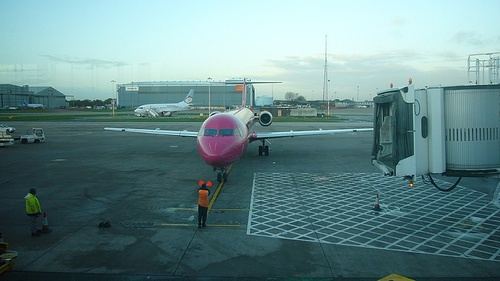
%> input picture Code/cluster/2007_000032.jpg, 500 x 281 px
$ octave newtestregionprops.m   (GNU Octave 9; MATLAB toolbox functions it lacks are replaced by stand-ins)
%> lines starting %> are read from the running program, lines starting %| are printed output that depends on the picture; in (x1, y1, x2, y2) boxes, pixels count from 0 and x2, y2 are one past the last pixel; in counts of white or black regions, pixels touching at a corner belong together; the program's own positions count from 1
img1=imread('2007_000032.jpg');
%> img1 is the input picture: size 281x500x3 uint8; mean R, G, B 102, 135.5, 136.9
thresh=graythresh(img1);
%> thresh = 0.565
img1=im2bw(img1,thresh);
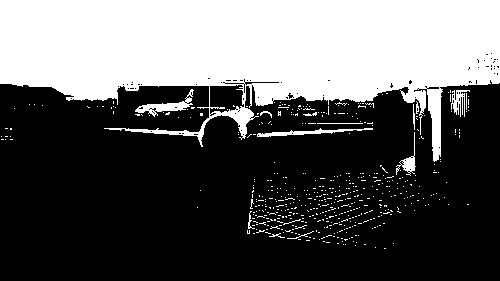
%> img1: size 281x500 logical; 35.9% white; 510 white regions (496 under 20 px), largest, box (x1, y1, x2, y2) and area: (0, 0, 500, 162) 47764, (135, 89, 194, 117) 449, (257, 128, 373, 137) 356
figure;imshow(img1);
A=imcomplement(img1);
%> A: size 281x500 logical; 64.1% white; 510 black regions (496 under 20 px)
m2=[0 1 0;
    1 1 1;
    0 1 0];
L=bwlabel(A,8);
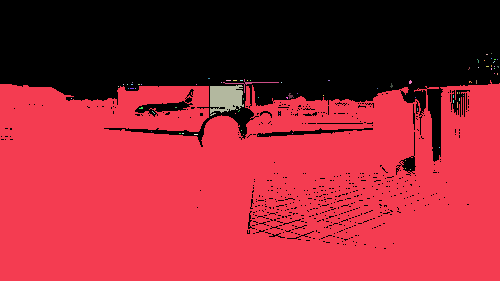
%> L: size 281x500 double; 81 distinct labels, from 0 to 80; one colour per label, 0 black
STATS=regionprops(L,'BoundingBox');
%> STATS = 80 regions; largest, box (x1, y1, x2, y2): (0, 80, 500, 281), (210, 85, 244, 116), (223, 79, 279, 93), (288, 93, 294, 99), (390, 83, 393, 88)
m=size(STATS,1);
%> m = 80
xx=17;%这个用来表示连通域外接矩形的长款大小，相当于渔网的大小，孔越大，小鱼越少。
a=1;
b=1;
c=1;
r=1;
img2=A;
s=1.1;
for i=1:m
    c=STATS(i).BoundingBox(3);
    r=STATS(i).BoundingBox(4);
% [4 lines of commented-out code are left out]
    if c<=xx && r<=xx
        a=ceil(STATS(i).BoundingBox(1));
        b=ceil(STATS(i).BoundingBox(2));
        img2(b:(b+r-1),a:(a+c-1))=zeros(r,c);
% [4 lines of commented-out code are left out]
     end
end
%> this loop made 80 passes
%> (c, r, a, b) on passes 2 to 13: (1, 1, 72, 99), (1, 1, 119, 87), (1, 1, 124, 85), (1, 1, 128, 85), (1, 1, 129, 89), (4, 1, 131, 89), (2, 1, 132, 85), (1, 1, 133, 83), (1, 1, 136, 89), (2, 1, 139, 85), (4, 2, 140, 108), (1, 1, 142, 85)
%> (c, r) on passes 1, 22, 24: (500, 201), (34, 31), (56, 14)
%> img2: size 281x500 logical; 63.9% white; 510 black regions (496 under 20 px), largest, box (x1, y1, x2, y2) and area: (0, 0, 500, 162) 47901, (135, 89, 194, 117) 460, (257, 128, 373, 137) 358
%> after the loop, a = 498; b = 74
figure;imshow(imcomplement(img2),[]);
%> after `imshow(imcomplement(img2),[])`:
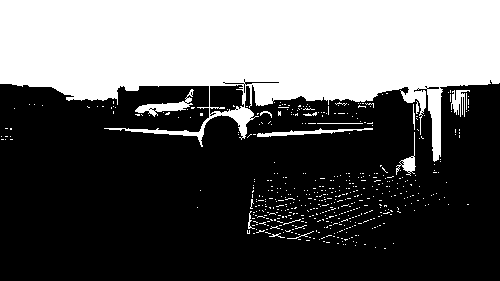
%> displayed picture: size 281x500, on the screen's scale of 0 to 255; 36.1% white; 510 white regions (496 under 20 px), largest, box (x1, y1, x2, y2) and area: (0, 0, 500, 162) 47901, (135, 89, 194, 117) 460, (257, 128, 373, 137) 358

$ run again, with Code/cluster/2018.jpg copied over Code/cluster/2007_000032.jpg
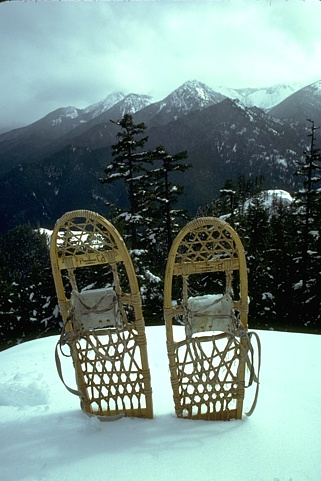
%> input picture Code/cluster/2018.jpg, 321 x 481 px
%> img1 is the input picture: size 481x321x3 uint8; mean R, G, B 116.7, 137.9, 133.6
%> thresh = 0.514
%> img1: size 481x321 logical; 48.9% white; 485 white regions (384 under 20 px), largest, box (x1, y1, x2, y2) and area: (0, 0, 321, 129) 34843, (0, 321, 321, 481) 33600, (263, 190, 295, 206) 233
%> A: size 481x321 logical; 51.1% white; 485 black regions (384 under 20 px)
%> `L=bwlabel(A,8);`:
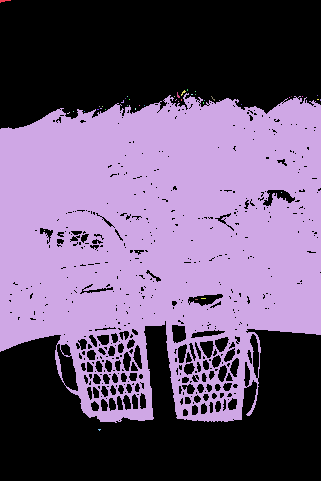
%> L: size 481x321 double; 45 distinct labels, from 0 to 44; one colour per label, 0 black
%> STATS = 44 regions; largest, box (x1, y1, x2, y2): (0, 93, 321, 423), (0, 0, 11, 3), (181, 90, 186, 96), (211, 96, 215, 101), (177, 92, 180, 98)
%> m = 44
%> the loop `for i=1:m` made 44 passes
%> (c, r, a, b) on passes 1, 3, 4, 5, 6, 7, 8, 9: (11, 3, 1, 1), (1, 1, 45, 231), (3, 2, 68, 113), (1, 1, 74, 112), (1, 1, 85, 112), (2, 1, 98, 110), (3, 2, 99, 430), (1, 1, 100, 107)
%> `imshow(imcomplement(img2),[])`:
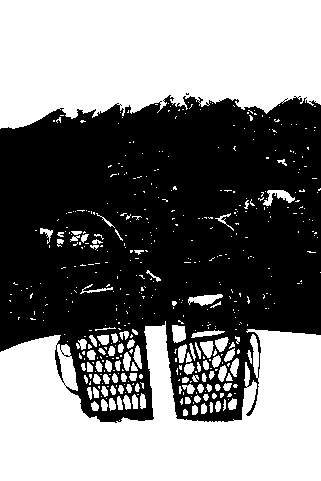
%> displayed picture: size 481x321, on the screen's scale of 0 to 255; 49% white; 485 white regions (384 under 20 px), largest, box (x1, y1, x2, y2) and area: (0, 0, 321, 129) 34939, (0, 321, 321, 481) 33604, (188, 294, 223, 306) 236
